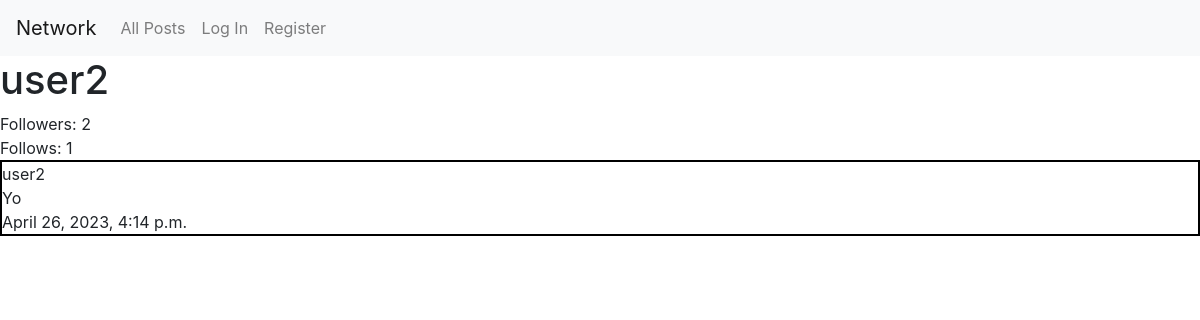
The app's page /profile/user2, older data.
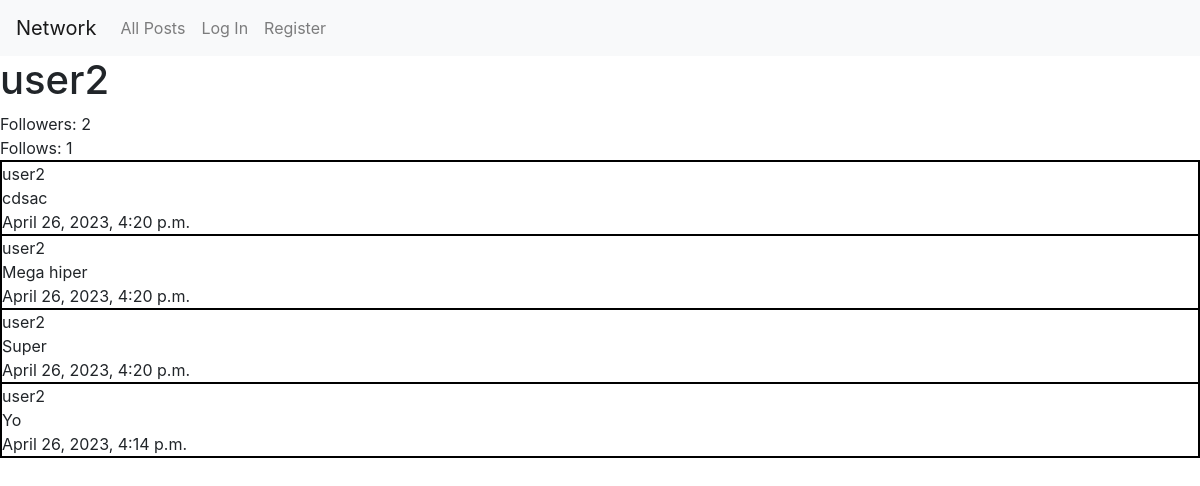
The same page, newer data.
### network/models.py (models this page shows, shortened)
class Post(models.Model):
    body = models.CharField(max_length=640)                                         # Post text
    date = models.DateTimeField(auto_now_add=True)                                  # Creation date
    date_edit = models.DateTimeField(auto_now=True, blank=True)                     # Edit date
    user = models.ForeignKey(User, on_delete=models.CASCADE)                        # User
    likes = models.ManyToManyField(User, blank=True, related_name="users_likes")    # Likes

class User(AbstractUser):
    pass

### network/views.py (the view)
# urls.py: path("profile/<str:user>", views.profile, name="profile"),
def profile(request, user):
    user = get_object_or_404(User, username=user)
    try:
        posts = Post.objects.filter(user = user)
        posts = posts.order_by("-date").all()
    except:
        posts = False
    try:
        user_followers = len(Follow.objects.filter(followed_users = user))
    except:
        user_followers = 0
    try:
        user_follows = len(Follow.objects.get(user = user).followed_users.all())
    except:
        user_follows = 0
    current_user = False
    if user.username == str(request.user):
        current_user = True
    return render(request, "network/profile.html",{
        "user_name": user.username,
        "user_posts": posts,
        "user_follows": user_follows,
        "user_followers": user_followers,
        "current_user": current_user,
        })

### network/templates/network/profile.html (shortened to what this page needs)
{% extends "network/layout.html" %}
{% block body %}
<div id="profile_div">
    <div id="profile_title"><h1>{{ user_name }}</h1></div>
    <div id="profile_followers">Followers: <span id="user_followers">{{ user_followers }}</span></div>
    <div id="profile_following">Follows: {{ user_follows }}</div>
    <div id="profile_posts">
        <div id="all_posts">
            {% if user_posts %}
                {% for post in user_posts %}
                <div class="post">
                    <div class="post_user">{{ post.user }}</div>
                    <div class="post_body">{{ post.body }}</div>
                    <div class="post_date">{{ post.date }}</div>
                </div>
                {% endfor %}
            {% else %}
                There are no posts!
            {% endif %}
        </div>
    </div>
</div>
{% endblock %}

Row changes from the older to the newer data that the page shows:
added Post: user "user2", body "cdsac", date "April 26, 2023, 4:20 p.m."
added Post: user "user2", body "Mega hiper", date "April 26, 2023, 4:20 p.m."
added Post: user "user2", body "Super", date "April 26, 2023, 4:20 p.m."
